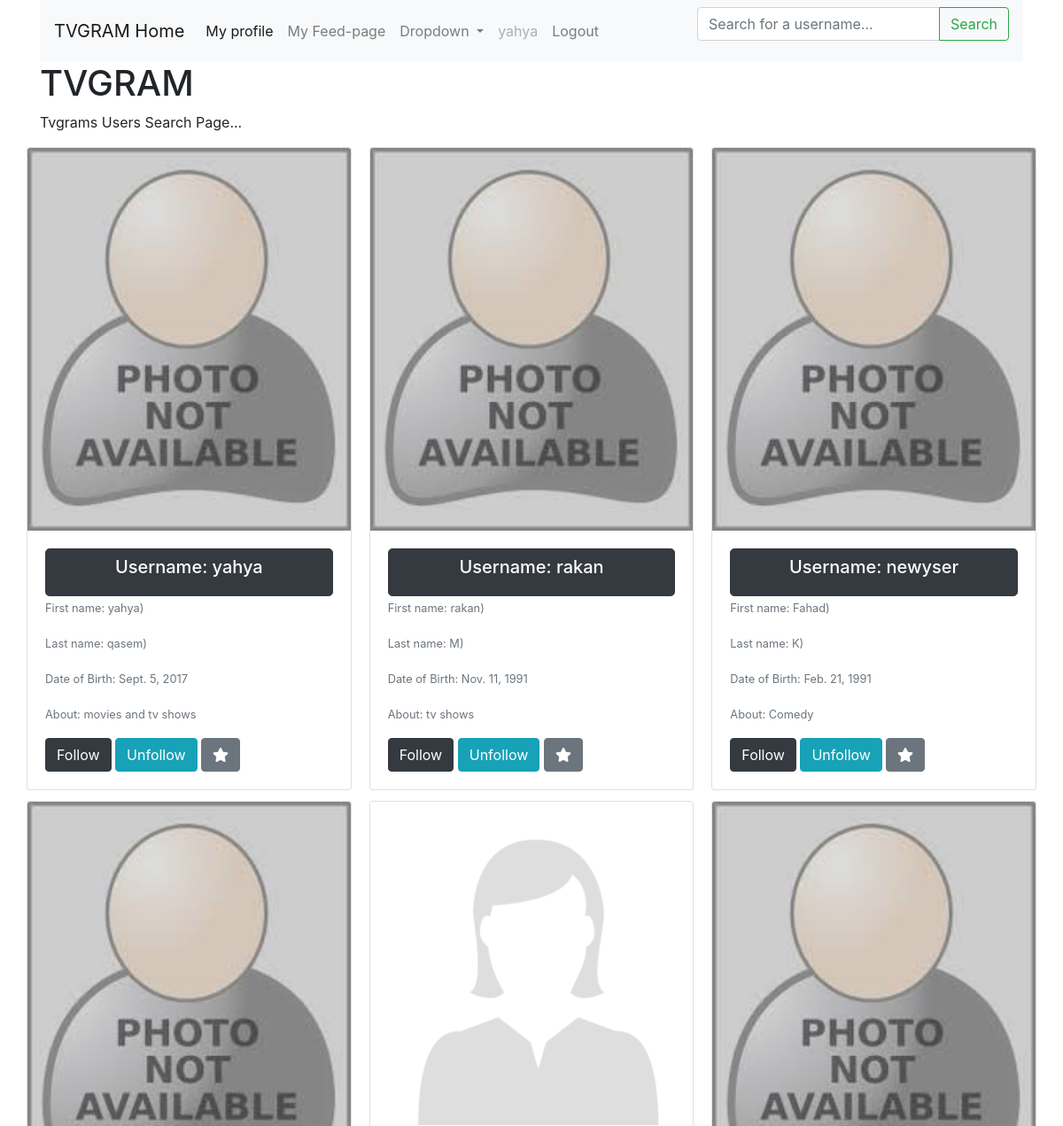
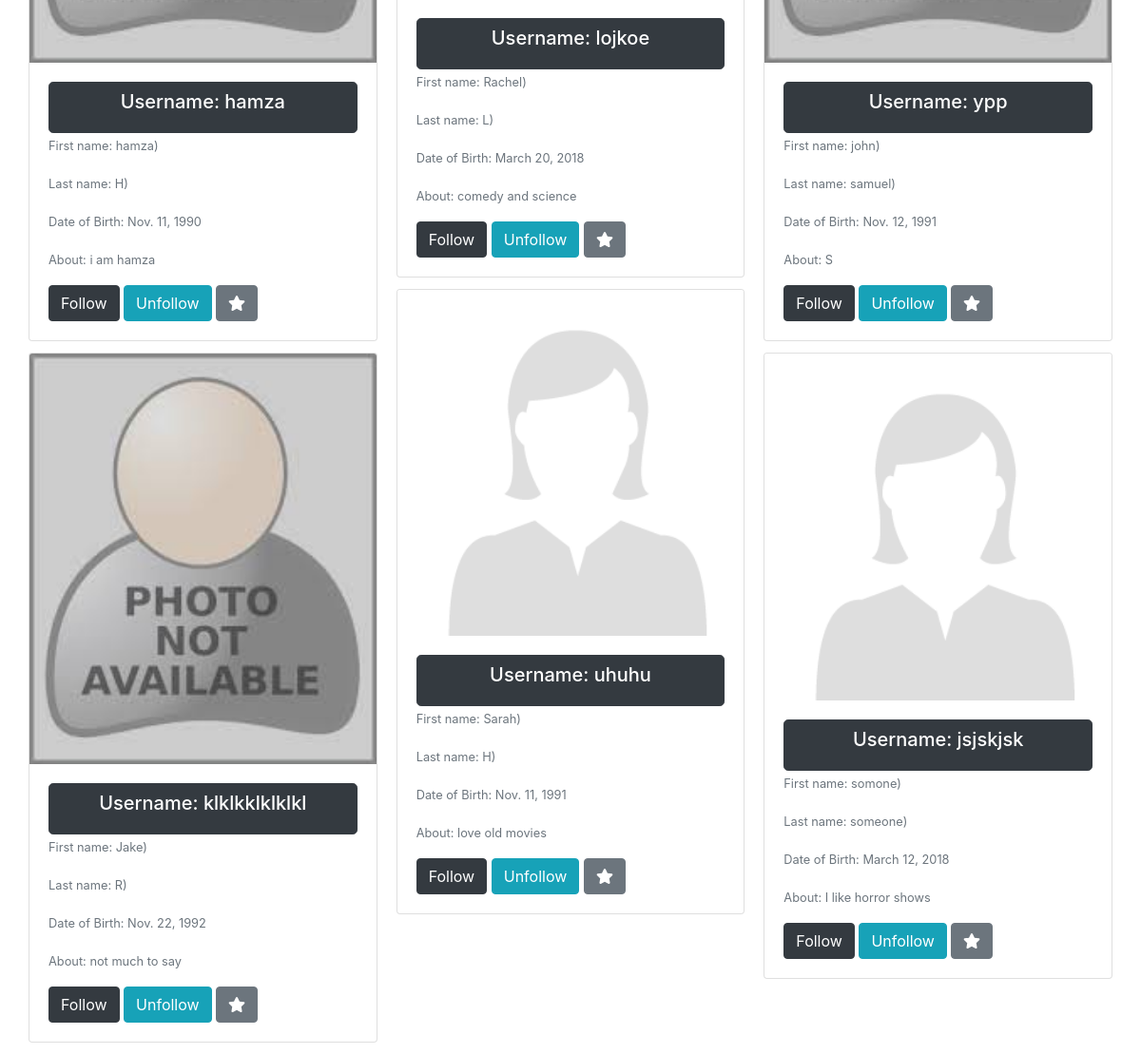
The app's page /search_user/ (signed in) with its own data (2 pictures, top to bottom).
### app/models.py (models this page shows, shortened)
class Profile(models.Model):
	user = models.OneToOneField(User, on_delete=models.CASCADE)
	image = models.ImageField(null=True)
	first_name = models.CharField(max_length=50)
	last_name = models.CharField(max_length=50)
	dob = models.DateField(auto_now=False, auto_now_add=False, null=True)
	about = models.CharField(max_length=500)

### app/views.py (the view)
# urls.py: path('search_user/', views.search_user, name='usersearch'),
def search_user(request):
	if not request.user.is_authenticated:
		return redirect('login')
	object_list = Profile.objects.all()
	object_list = object_list.order_by('user')
	query = request.GET.get('q')
	if query:
		object_list = object_list.filter(user__username__contains=query)
	follow_list = []
	follows = request.user.rel_to_set.all()
	for follow in follows:
		follow_list.append(follow.user_to)
	context = {
	"object_list":object_list,
	"my_following": follow_list
	}
	return render(request, 'search_user.html', context)

### app/templates/search_user.html (shortened to what this page needs)
{% extends "base.html" %}
{% block stuff %}
<p> Tvgrams Users Search Page...</p>
<div class="row">
<div class="card-columns">
	{% for item in object_list %}
	<div class="card">
			{% if item.image %}
				<img class="card-img-top" src="{{item.image.url}}" alt="Card image cap">
			{% endif %}
			<div class="card-body">
				<a href="{% url 'profile' profile_id=item.id %}">
					<button type="button" class="btn btn-dark btn-lg btn-block"><h5 class="card-title">Username: {{item.user}}</h5></button>
				</a>
					<p class="card-text"><small class="text-muted">First name: {{item.first_name}})</small></p>
					<p class="card-text"><small class="text-muted">Last name: {{item.last_name}})</small></p>
					<p class="card-text"><small class="text-muted"> Date of Birth: {{item.dob}}</small></p>
					<p class="card-text"><small class="text-muted"> About: {{item.about}}</small></p>
					<a href="{% url 'delete' show_id=item.id %}"><button type="button" class="btn btn-dark">Follow</button></a>
					<a href="{% url 'update' show_id=item.id %}"><button type="button" class="btn btn-info">Unfollow</button></a>
					<button class="btn btn-secondary" onclick="followfunction({{item.id}})">
						<i id="follow-color-{{item.id}}" class="fas fa-star {% if item in my_following %}text-danger{% endif %}"></i>
					</button>
				</div>
			</div>
			{% endfor %}
		</div>
	</div>
{% endblock stuff %}

### app/templates/base.html (shortened to what this page needs)
<!doctype html>
{% load static %}
<html lang="en">
  <head>
    <link rel="stylesheet" href="https://maxcdn.bootstrapcdn.com/bootstrap/4.0.0/css/bootstrap.min.css">
    <div class="container">
  </head>
  <body>
<nav class="navbar navbar-expand-lg navbar-light bg-light">
  <a class="navbar-brand" href="{% url 'list' %}">TVGRAM Home</a>
  <div class="collapse navbar-collapse" id="navbarSupportedContent">
    <ul class="navbar-nav mr-auto">
      <li class="nav-item active">
        {% if request.user.is_authenticated %}
        <a class="nav-link" href="{% url 'profile' profile_id=request.user.id  %}">My profile <span class="sr-only">(current)</span></a>
        {% endif %}
      </li>
      <li class="nav-item">
        <a class="nav-link" href="#">My Feed-page</a>
      </li>
      <li class="nav-item dropdown">
        <a class="nav-link dropdown-toggle" href="#" id="navbarDropdown" role="button" data-toggle="dropdown" aria-haspopup="true" aria-expanded="false">
          Dropdown
        </a>
      </li>
      {% if request.user.is_authenticated %}
      <li class="nav-item">
        <a class="nav-link disabled" href="#">{{request.user}}</a>
      </li>
      <li class="nav-item">
        <a class="nav-link" href="{% url 'logout' %}">Logout</a>
      </li>
      {% endif %}
    </ul>
    <form action="{% url 'usersearch' %}" method="GET">
  <div class="input-group mb-3">
    <input type="text" class="form-control" placeholder="Search for a username..." aria-label="Search" name="q">
    <div class="input-group-append">
      <button class="btn btn-outline-success my-2 my-sm-0" type="submit">Search</button>
    </div>
  </div>
</form>
  </div>
</nav>
    <h1>TVGRAM</h1>
    {% block stuff %}
    {% endblock stuff %}
  </body>
</html>

### records on screen
Profile: image (placeholder picture), user "yahya", first_name "yahya", last_name "qasem", dob "Sept. 5, 2017", about "movies and tv shows"
Profile: image (placeholder picture), user "hamza", first_name "hamza", last_name "H", dob "Nov. 11, 1990", about "i am hamza"
Profile: image (placeholder picture), user "klklkklklklkl", first_name "Jake", last_name "R", dob "Nov. 22, 1992", about "not much to say"
Profile: image (placeholder picture), user "rakan", first_name "rakan", last_name "M", dob "Nov. 11, 1991", about "tv shows"
Profile: image (placeholder picture), user "lojkoe", first_name "Rachel", last_name "L", dob "March 20, 2018", about "comedy and science"
Profile: image (placeholder picture), user "uhuhu", first_name "Sarah", last_name "H", dob "Nov. 11, 1991", about "love old movies"
Profile: image (placeholder picture), user "newyser", first_name "Fahad", last_name "K", dob "Feb. 21, 1991", about "Comedy"
Profile: image (placeholder picture), user "ypp", first_name "john", last_name "samuel", dob "Nov. 12, 1991", about "S"
Profile: image (placeholder picture), user "jsjskjsk", first_name "somone", last_name "someone", dob "March 12, 2018", about "I like horror shows"

### other values on screen
{{ request.user }} "yahya"
